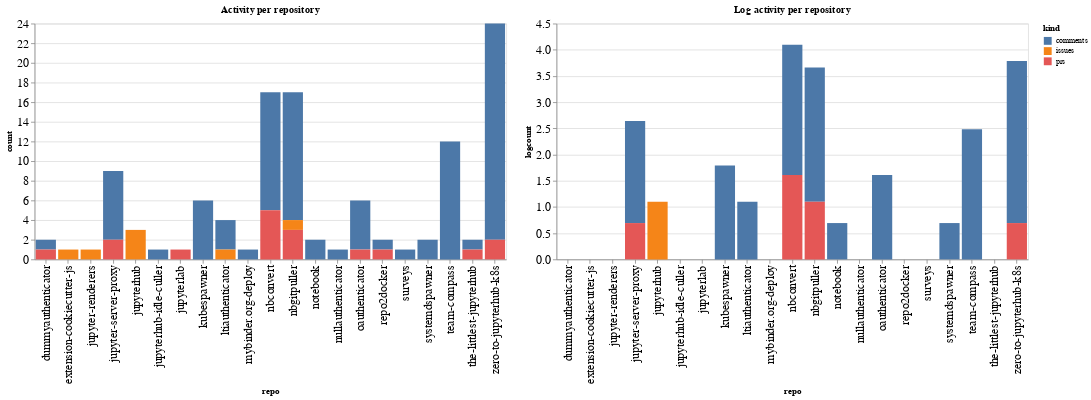

Notebook code cell kept with this figure:
### Code cell
ch1 = alt.Chart(repo_summaries, width=600, title="Activity per repository").mark_bar().encode(
    x='repo',
    y='count',
    color='kind',
    tooltip="kind"
)

ch2 = alt.Chart(repo_summaries, width=600, title="Log activity per repository").mark_bar().encode(
    x='repo',
    y='logcount',
    color='kind',
    tooltip="kind"
)

ch1 | ch2

### Figure 1 — Vega-Lite specification as saved in the notebook (floating-point values rounded to 4 significant figures)
{"config": {"axisLeft": {"labelFontSize": 15}, "axisBottom": {"labelFontSize": 15}}, "hconcat": [{"mark": "bar", "encoding": {"color": {"type": "nominal", "field": "kind"}, "tooltip": {"type": "nominal", "field": "kind"}, "x": {"type": "nominal", "field": "repo"}, "y": {"type": "quantitative", "field": "count"}}, "title": "Activity per repository", "width": 600}, {"mark": "bar", "encoding": {"color": {"type": "nominal", "field": "kind"}, "tooltip": {"type": "nominal", "field": "kind"}, "x": {"type": "nominal", "field": "repo"}, "y": {"type": "quantitative", "field": "logcount"}}, "title": "Log activity per repository", "width": 600}], "data": {"name": "data-4008f421304b95f20350c0d7da79508d"}, "$schema": "https://vega.github.io/schema/vega-lite/v4.8.1.json", "datasets": {"data-4008f421304b95f20350c0d7da79508d": [{"repo": "dummyauthenticator", "kind": "comments", "count": 1, "logcount": 0.0}, {"repo": "dummyauthenticator", "kind": "prs", "count": 1, "logcount": 0.0}, {"repo": "extension-cookiecutter-js", "kind": "issues", "count": 1, "logcount": 0.0}, {"repo": "jupyter-renderers", "kind": "issues", "count": 1, "logcount": 0.0}, {"repo": "jupyter-server-proxy", "kind": "comments", "count": 7, "logcount": 1.946}, {"repo": "jupyter-server-proxy", "kind": "prs", "count": 2, "logcount": 0.6931}, {"repo": "jupyterhub", "kind": "issues", "count": 3, "logcount": 1.099}, {"repo": "jupyterhub-idle-culler", "kind": "comments", "count": 1, "logcount": 0.0}, {"repo": "jupyterlab", "kind": "prs", "count": 1, "logcount": 0.0}, {"repo": "kubespawner", "kind": "comments", "count": 6, "logcount": 1.792}, {"repo": "ltiauthenticator", "kind": "comments", "count": 3, "logcount": 1.099}, {"repo": "ltiauthenticator", "kind": "issues", "count": 1, "logcount": 0.0}, {"repo": "mybinder.org-deploy", "kind": "comments", "count": 1, "logcount": 0.0}, {"repo": "nbconvert", "kind": "comments", "count": 12, "logcount": 2.485}, {"repo": "nbconvert", "kind": "prs", "count": 5, "logcount": 1.609}, {"repo": "nbgitpuller", "kind": "comments", "count": 13, "logcount": 2.565}, {"repo": "nbgitpuller", "kind": "issues", "count": 1, "logcount": 0.0}, {"repo": "nbgitpuller", "kind": "prs", "count": 3, "logcount": 1.099}, {"repo": "notebook", "kind": "comments", "count": 2, "logcount": 0.6931}, {"repo": "nullauthenticator", "kind": "comments", "count": 1, "logcount": 0.0}, {"repo": "oauthenticator", "kind": "comments", "count": 5, "logcount": 1.609}, {"repo": "oauthenticator", "kind": "prs", "count": 1, "logcount": 0.0}, {"repo": "repo2docker", "kind": "comments", "count": 1, "logcount": 0.0}, {"repo": "repo2docker", "kind": "prs", "count": 1, "logcount": 0.0}, {"repo": "surveys", "kind": "comments", "count": 1, "logcount": 0.0}, {"repo": "systemdspawner", "kind": "comments", "count": 2, "logcount": 0.6931}, {"repo": "team-compass", "kind": "comments", "count": 12, "logcount": 2.485}, {"repo": "the-littlest-jupyterhub", "kind": "comments", "count": 1, "logcount": 0.0}, {"repo": "the-littlest-jupyterhub", "kind": "prs", "count": 1, "logcount": 0.0}, {"repo": "zero-to-jupyterhub-k8s", "kind": "comments", "count": 22, "logcount": 3.091}, {"repo": "zero-to-jupyterhub-k8s", "kind": "prs", "count": 2, "logcount": 0.6931}]}}
